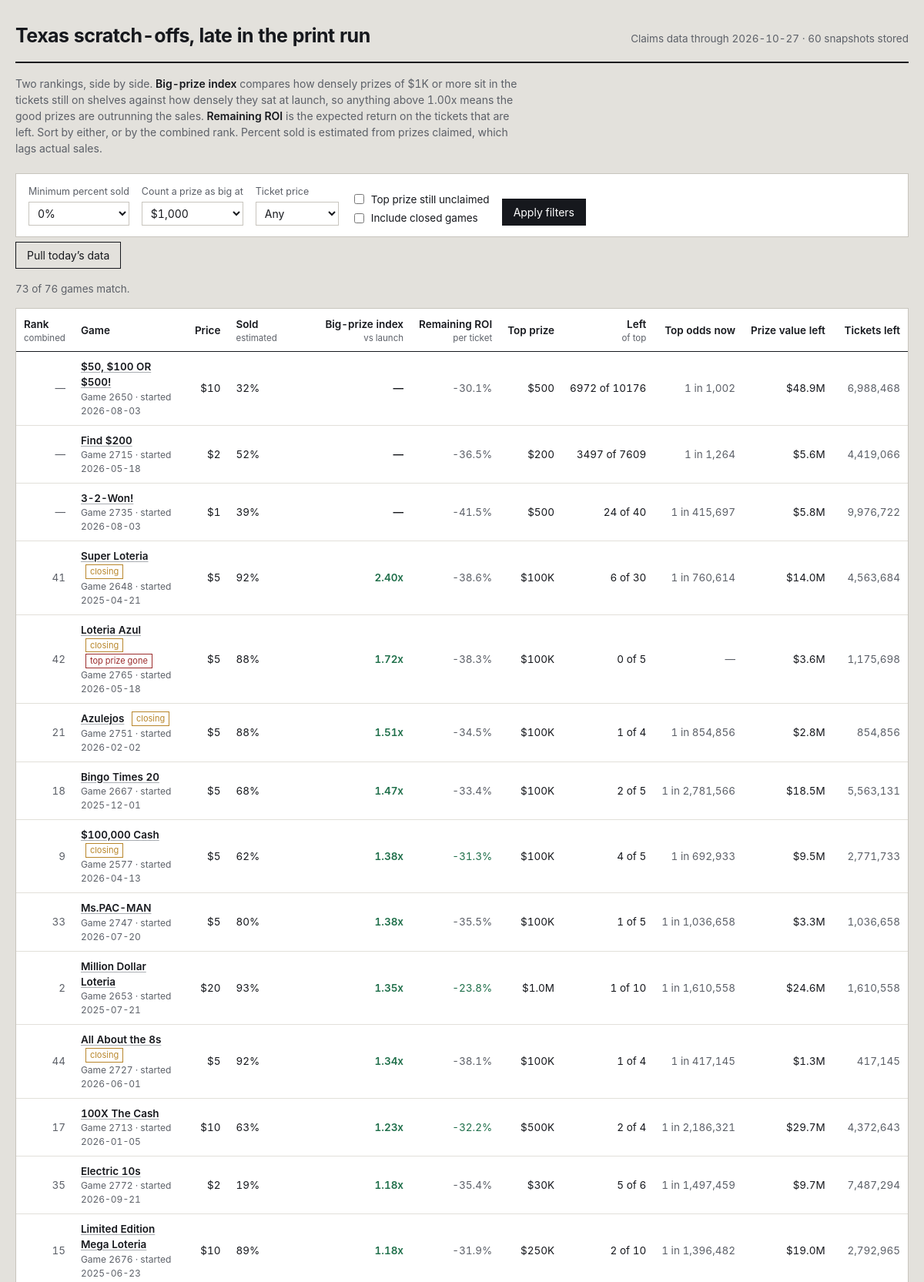
The page /?sort=big (upper part) on the database its author committed.
### tables this page shows
CREATE TABLE games (
    game_number   INTEGER PRIMARY KEY,
    game_name     TEXT,
    ticket_price  REAL,
    start_date    TEXT,
    close_date    TEXT,
    total_tickets INTEGER,
    overall_odds  REAL,
    details_url   TEXT,
    closing_soon  INTEGER DEFAULT 0,
    active        INTEGER DEFAULT 1,
    first_seen    TEXT,
    last_seen     TEXT
);

### app.py (the view)
@app.route("/")
def index():
    conn = db.connect()
    db.init(conn)
    latest = db.latest_snapshot_date(conn)
    if not latest:
        conn.close()
        return render_template("empty.html", running=_refresh_state["running"])
    big_threshold = float(request.args.get("big", 1000))
    min_sold = float(request.args.get("min_sold", 0)) / 100.0
    price_filter = request.args.get("price", "")
    include_closed = request.args.get("closed") == "1"
    sort_key = request.args.get("sort", "combined")
    only_top = request.args.get("top_left") == "1"
    rows = _snapshot_rows(conn, latest, big_threshold)
    games = db.load_games(conn)
    shown = []
    for r in rows:
        g = games.get(r["game_number"], {})
        if not include_closed and not g.get("active", 1):
            continue
        if r["pct_sold"] < min_sold:
            continue
        if price_filter and float(price_filter) != r["price"]:
            continue
        if only_top and not r["top_left"]:
            continue
        shown.append(r)
    col, desc = SORTS.get(sort_key, SORTS["combined"])
    shown.sort(key=lambda r: (r.get(col) is None, r.get(col) if r.get(col) is not None else 0),
               reverse=desc)
    if not desc:
        shown = [r for r in shown if r.get(col) is not None] + \
                [r for r in shown if r.get(col) is None]
    prices = sorted({r["price"] for r in rows if r["price"]})
    history_dates = db.snapshot_dates(conn)
    conn.close()
    return render_template(
        "index.html",
        rows=shown,
        total=len(rows),
        snapshot_date=latest,
        snapshot_count=len(history_dates),
        big_threshold=int(big_threshold),
        min_sold=int(min_sold * 100),
        price_filter=price_filter,
        include_closed=include_closed,
        only_top=only_top,
        sort_key=sort_key,
        prices=prices,
        running=_refresh_state["running"],
    )

### app.py (called while the page is built)
def _snapshot_rows(conn, snapshot_date, big_threshold):
    games = db.load_games(conn)
    snap = db.load_snapshot(conn, snapshot_date)
    return metrics.rank_all(games, snap, big_threshold)

@app.template_filter("pct")
def fmt_pct(v, digits=1):
    return "—" if v is None else f"{v * 100:.{digits}f}%"

@app.template_filter("money")
def fmt_money(v):
    if v is None:
        return "—"
    if v >= 1_000_000:
        return f"${v / 1_000_000:.1f}M"
    if v >= 1_000:
        return f"${v / 1_000:,.0f}K"
    return f"${v:,.0f}"

@app.template_filter("num")
def fmt_num(v):
    return "—" if v is None else f"{v:,.0f}"

@app.template_filter("factor")
def fmt_factor(v):
    return "—" if v is None else f"{v:.2f}x"

@app.template_filter("odds")
def fmt_odds(v):
    return "—" if v is None else f"1 in {v:,.0f}"

### db.py (called while the page is built)
def connect(path=None):
    conn = sqlite3.connect(path or DB_PATH)
    conn.row_factory = sqlite3.Row
    conn.execute("PRAGMA foreign_keys = ON")
    return conn

def init(conn):
    conn.executescript(SCHEMA)
    conn.commit()

def latest_snapshot_date(conn):
    row = conn.execute("SELECT MAX(snapshot_date) AS d FROM prize_snapshots").fetchone()
    return row["d"] if row else None

def snapshot_dates(conn, game_number=None):
    if game_number is None:
        q = "SELECT DISTINCT snapshot_date FROM prize_snapshots ORDER BY snapshot_date"
        return [r[0] for r in conn.execute(q)]
    q = "SELECT DISTINCT snapshot_date FROM prize_snapshots WHERE game_number = ? ORDER BY snapshot_date"
    return [r[0] for r in conn.execute(q, (game_number,))]

def load_snapshot(conn, snapshot_date):
    out = {}
    q = """SELECT game_number, prize_level, total_prizes, prizes_claimed
           FROM prize_snapshots WHERE snapshot_date = ?"""
    for r in conn.execute(q, (snapshot_date,)):
        g = out.setdefault(r["game_number"], {"total": None, "levels": {}})
        if r["prize_level"] < 0:
            g["total"] = (r["total_prizes"], r["prizes_claimed"])
        else:
            g["levels"][r["prize_level"]] = (r["total_prizes"], r["prizes_claimed"])
    return out

def load_games(conn):
    return {r["game_number"]: dict(r) for r in conn.execute("SELECT * FROM games")}

### metrics.py (called while the page is built)
def _safe_div(a, b):
    return a / b if b else None

### templates/index.html (shortened to what this page needs)
{% extends "base.html" %}
{% macro sortlink(key, label, hint='') %}
  {% set q = request.args.to_dict() %}
  {% set _ = q.update({'sort': key}) %}
  <a href="{{ url_for('index', **q) }}">{{ label }}</a>
  {% if hint %}<span class="hint">{{ hint }}</span>{% endif %}
{% endmacro %}
{% block body %}
<header class="masthead">
  <h1>Texas scratch-offs, late in the print run</h1>
  <div class="meta">
    Claims data through {{ snapshot_date }} · {{ snapshot_count }} snapshot{{ '' if snapshot_count == 1 else 's' }} stored
  </div>
</header>
<p class="primer">
  Two rankings, side by side. <strong>Big-prize index</strong> compares how densely prizes of
  {{ big_threshold | money }} or more sit in the tickets still on shelves against how densely they
  sat at launch, so anything above 1.00x means the good prizes are outrunning the sales.
  <strong>Remaining ROI</strong> is the expected return on the tickets that are left. Sort by either,
  or by the combined rank. Percent sold is estimated from prizes claimed, which lags actual sales.
</p>
<form class="controls" method="get" action="{{ url_for('index') }}">
  <div class="field">
    <label for="min_sold">Minimum percent sold</label>
    <select id="min_sold" name="min_sold">
      {% for v in [0, 25, 50, 60, 70, 80, 90] %}
        <option value="{{ v }}" {{ 'selected' if min_sold == v }}>{{ v }}%</option>
      {% endfor %}
    </select>
  </div>
  <div class="field">
    <label for="big">Count a prize as big at</label>
    <select id="big" name="big">
      {% for v in [100, 500, 1000, 5000, 10000, 50000, 100000] %}
        <option value="{{ v }}" {{ 'selected' if big_threshold == v }}>${{ '{:,}'.format(v) }}</option>
      {% endfor %}
    </select>
  </div>
  <div class="field">
    <label for="price">Ticket price</label>
    <select id="price" name="price">
      <option value="">Any</option>
    </select>
  </div>
  <div class="checks">
    <label><input type="checkbox" name="top_left" value="1" {{ 'checked' if only_top }}> Top prize still unclaimed</label>
    <label><input type="checkbox" name="closed" value="1" {{ 'checked' if include_closed }}> Include closed games</label>
  </div>
  <button type="submit">Apply filters</button>
</form>
<form method="post" action="{{ url_for('do_refresh') }}" style="margin-bottom:16px">
  <button class="ghost" type="submit" {{ 'disabled' if running }}>
    {{ 'Pulling new data…' if running else 'Pull today’s data' }}
  </button>
</form>
<p class="count">{{ rows | length }} of {{ total }} games match.</p>
<div class="scroll">
<table>
  <thead>
    <tr>
      <th class="left">{{ sortlink('combined', 'Rank', 'combined') }}</th>
      <th class="left">Game</th>
      <th>{{ sortlink('price', 'Price') }}</th>
      <th class="left">{{ sortlink('sold', 'Sold', 'estimated') }}</th>
      <th>{{ sortlink('big', 'Big-prize index', 'vs launch') }}</th>
      <th>{{ sortlink('ev', 'Remaining ROI', 'per ticket') }}</th>
      <th>{{ sortlink('top_prize', 'Top prize') }}</th>
      <th>{{ sortlink('top_left', 'Left', 'of top') }}</th>
      <th>Top odds now</th>
      <th>{{ sortlink('value_left', 'Prize value left') }}</th>
      <th>Tickets left</th>
    </tr>
  </thead>
  <tbody>
  {% for r in rows %}
    <tr>
      <td class="rank">{{ r.rank_overall or '—' }}</td>
      <td class="left">
        <a class="name" href="{{ url_for('game_detail', game_number=r.game_number, big=big_threshold) }}">{{ r.game_name }}</a>
        {% if r.closing_soon %}<span class="tag">closing</span>{% endif %}
        {% if r.top_left == 0 %}<span class="tag out">top prize gone</span>{% endif %}
        <span class="sub">Game {{ r.game_number }}{% if r.start_date %} · started {{ r.start_date }}{% endif %}</span>
      </td>
      <td>${{ r.price | int }}</td>
      <td class="left sold {{ 'deep' if r.pct_sold >= 0.75 }}">
        {{ r.pct_sold | pct(0) }}
      </td>
      <td class="strong {{ 'pos' if r.big_index and r.big_index > 1.05 else ('neg' if r.big_index and r.big_index < 0.95 else '') }}">
        {{ r.big_index | factor }}
      </td>
      <td class="{{ 'pos' if r.roi_now and r.roi_now > (r.roi_start or -1) else 'dim' }}">
        {{ r.roi_now | pct }}
      </td>
      <td>{{ r.top_prize | money }}</td>
      <td>{{ r.top_left }} of {{ r.top_printed }}</td>
      <td class="dim">{{ r.top_odds_now | odds }}</td>
      <td>{{ r.value_left | money }}</td>
      <td class="dim">{{ r.tickets_left | num }}</td>
    </tr>
  {% else %}
    <tr><td colspan="11" class="left dim" style="padding:22px">No games match these filters. Loosen the minimum percent sold or clear the price filter.</td></tr>
  {% endfor %}
  </tbody>
</table>
</div>
{% endblock %}

### static/style.css (style rules this page uses)
:root { --paper: #e3e1dc; --card: #ffffff; --ink: #16181d; --ink-soft: #5c6068; --rule: #c8c5be; --rule-soft: #e2e0da; --latex: #a9adb2; --good: #1f6f4a; --bad: #9b2c2c; --foil: #b8862b; --focus: #2d5bb9; }
* { box-sizing: border-box; }
html { -webkit-text-size-adjust: 100%; }
body { margin: 0; background: var(--paper); color: var(--ink); font-family: "Inter", "Segoe UI", -apple-system, BlinkMacSystemFont, Roboto, Helvetica, Arial, sans-serif; font-size: 15px; line-height: 1.5; font-variant-numeric: tabular-nums; }
a { color: var(--ink); text-decoration-color: var(--latex); text-underline-offset: 2px; }
.masthead { display: flex; flex-wrap: wrap; align-items: baseline; gap: 8px 20px; padding-bottom: 14px; border-bottom: 2px solid var(--ink); }
.masthead h1 { margin: 0; font-size: 25px; font-weight: 650; letter-spacing: -0.02em; }
.masthead .meta { color: var(--ink-soft); font-size: 13.5px; margin-left: auto; }
.primer { margin: 16px 0 22px; max-width: 74ch; color: var(--ink-soft); font-size: 14px; }
.primer strong { color: var(--ink); font-weight: 600; }
.controls { display: flex; flex-wrap: wrap; align-items: flex-end; gap: 16px; padding: 14px 16px; background: var(--card); border: 1px solid var(--rule); margin-bottom: 6px; }
.field { display: flex; flex-direction: column; gap: 4px; }
.field label { font-size: 12.5px; color: var(--ink-soft); }
.field select, .field input[type="number"] { font: inherit; font-size: 14px; padding: 5px 7px; border: 1px solid var(--rule); background: #fff; color: var(--ink); min-width: 108px; }
.checks { display: flex; flex-direction: column; gap: 4px; font-size: 13.5px; }
.checks label { display: flex; align-items: center; gap: 6px; }
button, .btn { font: inherit; font-size: 14px; padding: 6px 14px; border: 1px solid var(--ink); background: var(--ink); color: #fff; cursor: pointer; }
button.ghost { background: transparent; color: var(--ink); }
.count { font-size: 13.5px; color: var(--ink-soft); margin: 0 0 14px; }
.scroll { overflow-x: auto; background: var(--card); border: 1px solid var(--rule); }
table { border-collapse: collapse; width: 100%; font-size: 13.5px; }
thead th { position: sticky; top: 0; background: var(--card); text-align: right; font-weight: 600; padding: 10px 10px 8px; border-bottom: 1.5px solid var(--ink); white-space: nowrap; z-index: 2; }
thead th:first-child, thead th.left { text-align: left; }
thead th a { text-decoration: none; }
thead th .hint { display: block; font-weight: 400; font-size: 11.5px; color: var(--ink-soft); }
tbody td { padding: 9px 10px; border-bottom: 1px solid var(--rule-soft); text-align: right; white-space: nowrap; }
tbody td.left { text-align: left; white-space: normal; }
.rank { color: var(--ink-soft); width: 42px; }
.name { font-weight: 560; }
.sub { display: block; font-size: 12px; color: var(--ink-soft); font-weight: 400; }
.tag { display: inline-block; font-size: 11px; padding: 0 5px; border: 1px solid var(--foil); color: var(--foil); margin-left: 6px; vertical-align: 1px; }
.tag.out { border-color: var(--bad); color: var(--bad); }
.sold { min-width: 116px; }
.pos { color: var(--good); }
.dim { color: var(--ink-soft); }
.strong { font-weight: 620; }

### rows shown on the page
games: rank_overall "—", game_name "$50, $100 OR $500!", game_number "2650", start_date "2026-08-03", price "10", pct_sold|pct "32%", big_index|factor "—", roi_now|pct "-30.1%", top_prize "$500", top_left "6972", top_printed "10176", top_odds_now|odds "1 in 1,002", value_left "$48.9M", tickets_left|num "6,988,468"
games: rank_overall "—", game_name "Find $200", game_number "2715", start_date "2026-05-18", price "2", pct_sold|pct "52%", big_index|factor "—", roi_now|pct "-36.5%", top_prize "$200", top_left "3497", top_printed "7609", top_odds_now|odds "1 in 1,264", value_left "$5.6M", tickets_left|num "4,419,066"
games: rank_overall "—", game_name "3-2-Won!", game_number "2735", start_date "2026-08-03", price "1", pct_sold|pct "39%", big_index|factor "—", roi_now|pct "-41.5%", top_prize "$500", top_left "24", top_printed "40", top_odds_now|odds "1 in 415,697", value_left "$5.8M", tickets_left|num "9,976,722"
games: rank_overall "41", game_name "Super Loteria", closing_soon "closing", game_number "2648", start_date "2025-04-21", price "5", pct_sold|pct "92%", big_index|factor "2.40x", roi_now|pct "-38.6%", top_prize "$100K", top_left "6", top_printed "30", top_odds_now|odds "1 in 760,614", value_left "$14.0M", tickets_left|num "4,563,684"
games: rank_overall "42", game_name "Loteria Azul", closing_soon "closing", shows "top prize gone", game_number "2765", start_date "2026-05-18", price "5", pct_sold|pct "88%", big_index|factor "1.72x", roi_now|pct "-38.3%", top_prize "$100K", top_left "0", top_printed "5", top_odds_now|odds "—", value_left "$3.6M", tickets_left|num "1,175,698"
games: rank_overall "21", game_name "Azulejos", closing_soon "closing", game_number "2751", start_date "2026-02-02", price "5", pct_sold|pct "88%", big_index|factor "1.51x", roi_now|pct "-34.5%", top_prize "$100K", top_left "1", top_printed "4", top_odds_now|odds "1 in 854,856", value_left "$2.8M", tickets_left|num "854,856"
games: rank_overall "18", game_name "Bingo Times 20", game_number "2667", start_date "2025-12-01", price "5", pct_sold|pct "68%", big_index|factor "1.47x", roi_now|pct "-33.4%", top_prize "$100K", top_left "2", top_printed "5", top_odds_now|odds "1 in 2,781,566", value_left "$18.5M", tickets_left|num "5,563,131"
games: rank_overall "9", game_name "$100,000 Cash", closing_soon "closing", game_number "2577", start_date "2026-04-13", price "5", pct_sold|pct "62%", big_index|factor "1.38x", roi_now|pct "-31.3%", top_prize "$100K", top_left "4", top_printed "5", top_odds_now|odds "1 in 692,933", value_left "$9.5M", tickets_left|num "2,771,733"
games: rank_overall "33", game_name "Ms.PAC-MAN", game_number "2747", start_date "2026-07-20", price "5", pct_sold|pct "80%", big_index|factor "1.38x", roi_now|pct "-35.5%", top_prize "$100K", top_left "1", top_printed "5", top_odds_now|odds "1 in 1,036,658", value_left "$3.3M", tickets_left|num "1,036,658"
games: rank_overall "2", game_name "Million Dollar Loteria", game_number "2653", start_date "2025-07-21", price "20", pct_sold|pct "93%", big_index|factor "1.35x", roi_now|pct "-23.8%", top_prize "$1.0M", top_left "1", top_printed "10", top_odds_now|odds "1 in 1,610,558", value_left "$24.6M", tickets_left|num "1,610,558"
games: rank_overall "44", game_name "All About the 8s", closing_soon "closing", game_number "2727", start_date "2026-06-01", price "5", pct_sold|pct "92%", big_index|factor "1.34x", roi_now|pct "-38.1%", top_prize "$100K", top_left "1", top_printed "4", top_odds_now|odds "1 in 417,145", value_left "$1.3M", tickets_left|num "417,145"
games: rank_overall "17", game_name "100X The Cash", game_number "2713", start_date "2026-01-05", price "10", pct_sold|pct "63%", big_index|factor "1.23x", roi_now|pct "-32.2%", top_prize "$500K", top_left "2", top_printed "4", top_odds_now|odds "1 in 2,186,321", value_left "$29.7M", tickets_left|num "4,372,643"
games: rank_overall "35", game_name "Electric 10s", game_number "2772", start_date "2026-09-21", price "2", pct_sold|pct "19%", big_index|factor "1.18x", roi_now|pct "-35.4%", top_prize "$30K", top_left "5", top_printed "6", top_odds_now|odds "1 in 1,497,459", value_left "$9.7M", tickets_left|num "7,487,294"
games: rank_overall "15", game_name "Limited Edition Mega Loteria", game_number "2676", start_date "2025-06-23", price "10", pct_sold|pct "89%", big_index|factor "1.18x", roi_now|pct "-31.9%", top_prize "$250K", top_left "2", top_printed "10", top_odds_now|odds "1 in 1,396,482", value_left "$19.0M", tickets_left|num "2,792,965"

### other values the page prints
{{ snapshot_date }} "2026-10-27"
{{ snapshot_count }} "60"
{{ '' if snapshot_count == 1 else 's' }} "s"
{{ big_threshold | money }} "$1K"
{{ 'Pulling new data…' if running else 'Pull today’s data' }} "Pull today’s data"
{{ rows | length }} "73"
{{ total }} "76"
{{ label }} "Rank Price Sold Big-prize index Remaining ROI Top prize Left Prize value left"
{{ hint }} "combined estimated vs launch per ticket of top"
form field min_sold "0%"
